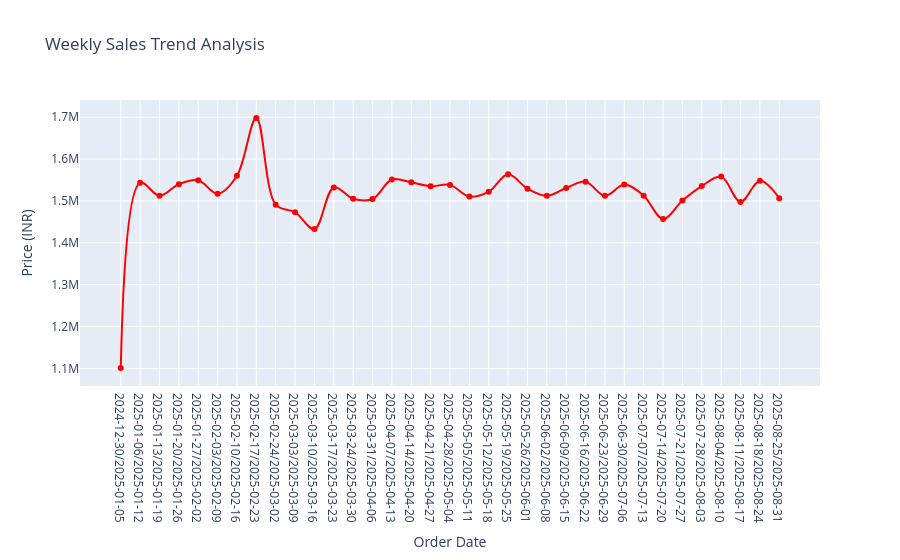

Notebook code for this chart:
### Markdown cell above
### Weekly Sales Trend Analysis

### Code cell
# 1. Ensure date is converted (if not already done)
df["Order Date"] = pd.to_datetime(df["Order Date"])

# 2. Create the Weekly Summary
weekly_summary = (
    df.groupby(df["Order Date"].dt.to_period("W"))["Price (INR)"]
    .sum()
    .reset_index()
)

# Convert period to string so Plotly can read it easily
weekly_summary["Order Date"] = weekly_summary["Order Date"].astype(str)

# 3. Create the Line Chart
fig_weekly = px.line(
    weekly_summary,
    x="Order Date",
    y="Price (INR)",
    title="Weekly Sales Trend Analysis",
    markers=True,
    line_shape="spline", # This makes the line smooth/curvy
    color_discrete_sequence=["red"]
)

fig_weekly.show()

### Figure 1 — Plotly figure (JSON) as saved in the notebook; plotly's stock layout.template omitted (floating-point values rounded to 4 significant figures)
{"data": [{"hovertemplate": "Order Date=%{x}<br>Price (INR)=%{y}<extra></extra>", "legendgroup": "", "line": {"color": "red", "dash": "solid", "shape": "spline"}, "marker": {"symbol": "circle"}, "mode": "lines+markers", "name": "", "orientation": "v", "showlegend": false, "x": ["2024-12-30/2025-01-05", "2025-01-06/2025-01-12", "2025-01-13/2025-01-19", "2025-01-20/2025-01-26", "2025-01-27/2025-02-02", "2025-02-03/2025-02-09", "2025-02-10/2025-02-16", "2025-02-17/2025-02-23", "2025-02-24/2025-03-02", "2025-03-03/2025-03-09", "2025-03-10/2025-03-16", "2025-03-17/2025-03-23", "2025-03-24/2025-03-30", "2025-03-31/2025-04-06", "2025-04-07/2025-04-13", "2025-04-14/2025-04-20", "2025-04-21/2025-04-27", "2025-04-28/2025-05-04", "2025-05-05/2025-05-11", "2025-05-12/2025-05-18", "2025-05-19/2025-05-25", "2025-05-26/2025-06-01", "2025-06-02/2025-06-08", "2025-06-09/2025-06-15", "2025-06-16/2025-06-22", "2025-06-23/2025-06-29", "2025-06-30/2025-07-06", "2025-07-07/2025-07-13", "2025-07-14/2025-07-20", "2025-07-21/2025-07-27", "2025-07-28/2025-08-03", "2025-08-04/2025-08-10", "2025-08-11/2025-08-17", "2025-08-18/2025-08-24", "2025-08-25/2025-08-31"], "xaxis": "x", "y": [1101000.0, 1543000.0, 1512000.0, 1540000.0, 1550000.0, 1517000.0, 1560000.0, 1698000.0, 1491000.0, 1473000.0, 1433000.0, 1532000.0, 1505000.0, 1505000.0, 1551000.0, 1544000.0, 1535000.0, 1538000.0, 1511000.0, 1522000.0, 1563000.0, 1529000.0, 1512000.0, 1531000.0, 1546000.0, 1512000.0, 1539000.0, 1513000.0, 1457000.0, 1501000.0, 1536000.0, 1558000.0, 1498000.0, 1548000.0, 1507000.0], "yaxis": "y", "type": "scatter"}], "layout": {"xaxis": {"anchor": "y", "domain": [0.0, 1.0], "title": {"text": "Order Date"}}, "yaxis": {"anchor": "x", "domain": [0.0, 1.0], "title": {"text": "Price (INR)"}}, "legend": {"tracegroupgap": 0}, "title": {"text": "Weekly Sales Trend Analysis"}}}
